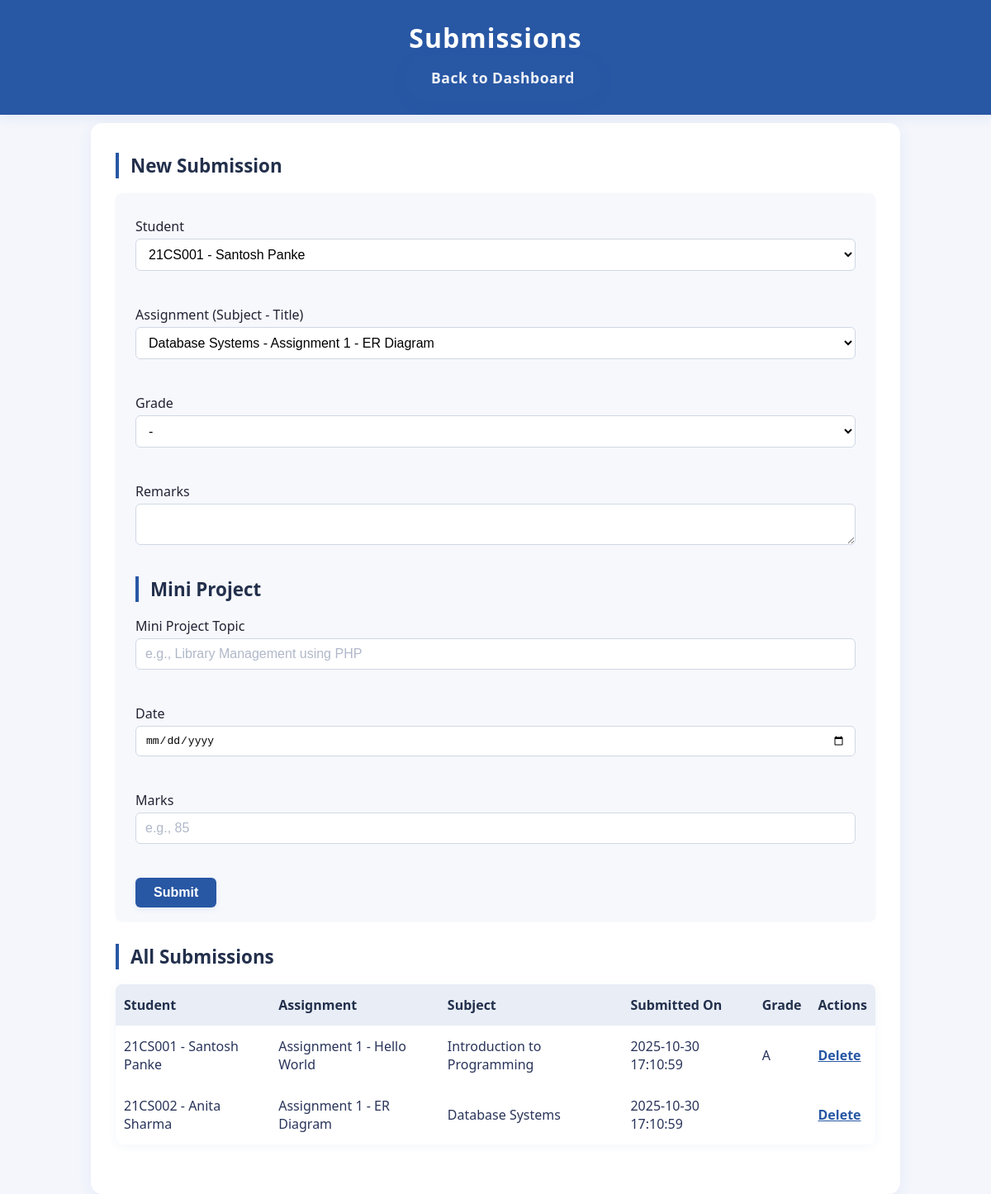
/submissions.php, run on the app's committed database.
### tables this page shows
CREATE TABLE submissions (
  id INT AUTO_INCREMENT PRIMARY KEY,
  assignment_id INT NOT NULL,
  student_id INT NOT NULL,
  submitted_at DATETIME DEFAULT CURRENT_TIMESTAMP,
  file_path VARCHAR(512),
  grade VARCHAR(10),
  remarks TEXT,
  FOREIGN KEY (assignment_id) REFERENCES assignments(id) ON DELETE CASCADE,
  FOREIGN KEY (student_id) REFERENCES students(id) ON DELETE CASCADE,
  UNIQUE (assignment_id, student_id)
);

CREATE TABLE students (
  id INT AUTO_INCREMENT PRIMARY KEY,
  roll_no VARCHAR(50) UNIQUE NOT NULL,
  name VARCHAR(200) NOT NULL,
  email VARCHAR(150) UNIQUE,
  phone VARCHAR(30)
);

CREATE TABLE assignments (
  id INT AUTO_INCREMENT PRIMARY KEY,
  course_id INT NOT NULL,
  title VARCHAR(255) NOT NULL,
  description TEXT,
  due_date DATE,
  FOREIGN KEY (course_id) REFERENCES courses(id) ON DELETE CASCADE
);

CREATE TABLE courses (
  id INT AUTO_INCREMENT PRIMARY KEY,
  code VARCHAR(20) NOT NULL,
  title VARCHAR(255) NOT NULL,
  instructor_id INT,
  FOREIGN KEY (instructor_id) REFERENCES instructors(id) ON DELETE SET NULL
);

### submissions.php (the view, shortened to what this page needs)
<?php
require 'db_config.php';
$assignments = $pdo->query('SELECT a.id, a.title, c.title AS course_title FROM assignments a JOIN courses c ON a.course_id=c.id ORDER BY c.title, a.title')->fetchAll();
$students = $pdo->query('SELECT id, name, roll_no FROM students')->fetchAll();
$list = $pdo->query("SELECT s.*, st.name AS student_name, st.roll_no, a.title AS assignment_title, c.title AS course_title
                      FROM submissions s
                      JOIN students st ON s.student_id = st.id
                      JOIN assignments a ON s.assignment_id = a.id
                      JOIN courses c ON a.course_id = c.id
                      ORDER BY s.submitted_at DESC")->fetchAll();
?>
<!doctype html>
<html><head><meta charset='utf-8'><title>Submissions</title><link rel='stylesheet' href='styles.css'></head><body>
<header><h1>Submissions</h1><a href='index.php' class='back-btn'>Back to Dashboard</a></header>
<main>
  <h2>New Submission</h2>
  <form method='post'>
    <label>Student<br>
      <select name='student_id' required>
        <?php foreach($students as $s): ?>
          <option value='<?= $s['id'] ?>'><?= htmlspecialchars($s['roll_no'] . ' - ' . $s['name']) ?></option>
        <?php endforeach; ?>
      </select>
    </label><br>
    <label>Assignment (Subject - Title)<br>
      <select name='assignment_id' required>
        <?php foreach($assignments as $a): ?>
          <option value='<?= $a['id'] ?>'><?= htmlspecialchars($a['course_title'] . ' - ' . $a['title']) ?></option>
        <?php endforeach; ?>
      </select>
    </label><br>
    <label>Grade<br>
      <select name='grade'>
        <option value=''>-</option>
      </select>
    </label><br>
    <label>Remarks<br><textarea name='remarks'></textarea></label><br>
    <h2>Mini Project</h2>
    <label>Mini Project Topic<br>
      <input name='mini_topic' placeholder='e.g., Library Management using PHP'>
    </label><br>
    <label>Date<br>
      <input type='date' name='mini_date'>
    </label><br>
    <label>Marks<br>
      <input type='number' name='mini_marks' min='0' max='100' placeholder='e.g., 85'>
    </label><br>
    <button type='submit'>Submit</button>
  </form>
  <h2>All Submissions</h2>
  <table>
    <thead><tr><th>Student</th><th>Assignment</th><th>Subject</th><th>Submitted On</th><th>Grade</th><th>Actions</th></tr></thead>
    <tbody>
    <?php foreach($list as $r): ?>
      <tr>
        <td><?= htmlspecialchars($r['roll_no'] . ' - ' . $r['student_name']) ?></td>
        <td><?= htmlspecialchars($r['assignment_title']) ?></td>
        <td><?= htmlspecialchars($r['course_title']) ?></td>
        <td><?= htmlspecialchars($r['submitted_at']) ?></td>
        <td><?= htmlspecialchars($r['grade']) ?></td>
        <td>
          <a href='submissions.php?action=delete&id=<?= $r['id'] ?>' onclick='return confirm("Delete?")'>Delete</a>
        </td>
      </tr>
    <?php endforeach; ?>
    </tbody>
  </table>
</main></body></html>

### styles.css (style rules this page uses)
body { font-family: 'Segoe UI', Arial, sans-serif; background: #f4f6fc; margin: 0; padding: 0; color: #23304c; }
header { background: #2857a4; color: #fff; padding: 24px 0 18px 0; text-align: center; margin-bottom: 10px; box-shadow: 0 4px 14px rgba(40,87,164,0.08); }
header h1 { margin: 0; font-weight: 700; letter-spacing: 1px; }
main { max-width: 920px; margin: 0 auto; background: #fff; border-radius: 14px; padding: 36px 30px 30px 30px; box-shadow: 0 4px 18px rgba(40,87,164,0.07); min-height: 70vh; }
h2 { border-left: 4px solid #2857a4; padding-left: 14px; font-size: 1.4em; margin-top: 0; color: #23304c; margin-bottom: 18px; }
table { border-radius: 8px; overflow: hidden; border-collapse: separate; border-spacing: 0; width: 100%; box-shadow: 0 2px 12px rgba(40,87,164,0.05); margin-bottom: 30px; }
thead { background: #e8edf6; color: #23304c; }
th, td { padding: 14px 10px; border: none; }
th { text-align: left; font-size: 1em; }
tbody tr { border-bottom: 1.5px solid #e2e7f1; transition: background 0.15s; }
td { font-size: 1em; color: #29345a; }
form { background: #f6f8fc; margin-bottom: 28px; padding: 20px 24px 16px 24px; border-radius: 8px; box-shadow: 0 1px 3px rgba(40,87,164,0.06); }
form label { display: block; font-weight: 500; margin-top: 9px; color: #223; }
form input, form select, form textarea { width: 100%; margin-top: 4px; margin-bottom: 11px; padding: 9px 11px; border-radius: 6px; border: 1px solid #d1d8e4; background: #fff; box-sizing: border-box; font-size: 1em; outline: none; transition: border 0.16s; }
button, input[type="submit"] { padding: 9px 22px; background: #2857a4; color: #fff; border: none; font-weight: 600; border-radius: 6px; cursor: pointer; font-size: 1em; margin-top: 8px; transition: background 0.16s, box-shadow 0.16s; box-shadow: 0 2px 7px rgba(40,87,164,0.09); }
a { color: #2857a4; text-decoration: underline; font-weight: bold; transition: color 0.14s; }
::placeholder { color: #b0b8c9; }
.back-btn { position: fixed; right: 34px; bottom: 34px; z-index: 1010; padding: 15px 32px; background: #2857a4; color: #fff !important; border-radius: 50px; font-size: 1.1em; font-weight: bold; box-shadow: 0 5px 18px rgba(40,87,164,0.16); display: inline-block; text-align: center; text-decoration: none; transition: background 0.17s, box-shadow 0.17s, transform 0.13s; letter-spacing: 0.5px; opacity: 0.92; }
header .back-btn { position: static; margin-left: 18px; margin-top: 0; margin-bottom: 0; }

### data on the page
submissions: student.name "21CS001 - Santosh Panke", assignment.title "Assignment 1 - Hello World", courses.title "Introduction to Programming", submitted_at "2025-10-30 17:10:59", grade "A"
submissions: student.name "21CS002 - Anita Sharma", assignment.title "Assignment 1 - ER Diagram", courses.title "Database Systems", submitted_at "2025-10-30 17:10:59"

### other printed values
form field student_id "21CS001 - Santosh Panke"
form field assignment_id "Database Systems - Assignment 1 - ER Diagram"
